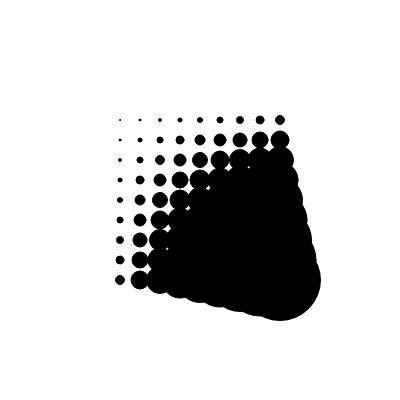
Frame 1 (no input)
Frame 2 (the mouse pressed at the canvas centre, redrawn once): identical to frame 1, image omitted

The p5.js sketch that drew this single still picture (run headless with seeded random() and noise() and a simulated clock; the mouse was pressed at the canvas centre and the sketch redrawn once):

// p5.js sketch
// ── sketch.js
let xValue;
let colorValue;

function setup() {
  createCanvas(400, 400);
  frameRate(10);
}

function draw() {
noLoop();
  background(255);
  fill("black");
  for (let x = 0; x < 10; x += 1) {
    for (let y = 0; y < 10; y += 1) {
      circle(
        100 + x * 20,
        100 + y * 20,
        x * y
      );
    }
  }
}
